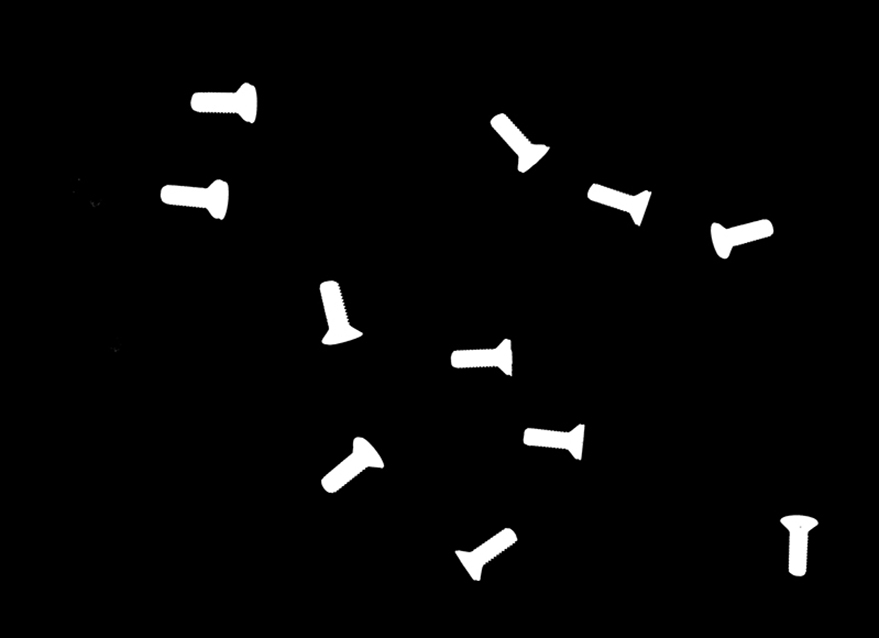
//> input picture 64 Etiquetado de objetos usando las OpenCV/Clase1.jpg, 879 x 638 px
$ ./Aplicacion2Solucion   (built with g++ and OpenCV 4)
//> lines starting //> are read from the running program, lines starting //| are printed output that depends on the picture; after the words box and inside, x2 and y2 are one past the last pixel; in counts of white or black regions, pixels touching at a corner belong together

#include <opencv2/core/core.hpp>
#include <opencv2/highgui/highgui.hpp>
#include "opencv2/imgproc/imgproc.hpp"
#include <opencv2/ml/ml.hpp>
#include <iostream>
#include<vector>


//--Clasificaci髇
#define NCLASE1 18
#define NCLASE2 20
#define NCLASE3 14
#define NENTRE (NCLASE1+NCLASE2+NCLASE3)

using namespace cv;
using namespace std;

static Ptr<ml::TrainData>
//Convertir los datos de una matriz al tipo TrainData
prepare_train_data(const Mat& data, const Mat& responses, int ntrain_samples)
{
	Mat sample_idx = Mat::zeros(1, data.rows, CV_8U);
	Mat train_samples = sample_idx.colRange(0, ntrain_samples);
	train_samples.setTo(Scalar::all(1));

	int nvars = data.cols;
	Mat var_type(nvars + 1, 1, CV_8U);
	var_type.setTo(Scalar::all(ml::VAR_ORDERED));
	var_type.at<uchar>(nvars) = ml::VAR_CATEGORICAL;

	return ml::TrainData::create(data, ml::ROW_SAMPLE, responses,
		noArray(), sample_idx, noArray(), var_type);
}

int main()
{
	Mat imagen, imgTemp, imagen_bin, imagen_color;
	vector<vector<Point> > contours;

	int i = 0, clase, k = 0;
	double perimetro, area, moment;
	char *nombre_clases[3] = { "Tornillo", "Tuerca", "Arandela" };

	// 1) entrenamiento
	char *imagenes[3] = { "Clase1.jpg", "Clase2.jpg", "Clase3.jpg" };

	//Creacion del clasificador de Bayes
	Ptr<ml::NormalBayesClassifier> bayes = ml::NormalBayesClassifier::create();

	// creaci髇 de imatrices para almacenar la imformaci髇
	Mat train_data(NENTRE, 2, CV_32FC1);
	Mat response_data(NENTRE, 1, CV_32FC1);
	Mat test_data(NENTRE, 2, CV_32FC1);
	Mat	test_data_2(1, 2, CV_32FC1);

	cout << "Ejemplos para el entrenamiento" << endl << endl;

	for (clase = 0; clase < 3; ++clase){
		imagen = imread(imagenes[clase]);
//> imagen is the input picture: 638 rows x 879 cols, CV_8UC3; min 0, max 255, mean 6.7
		if (!imagen.data) {
			cout << "Error al cargar la imagen" << endl;
			return 1;
		}
		/*******************************************************************************************************************************************************/
		cvtColor(imagen, imagen, CV_BGR2GRAY);
//> imagen: 638 rows x 879 cols, CV_8UC1
		namedWindow("Ventana1");
		imshow("Ventana1", imagen);
		//Variables para el histograma
		int histSize = 256;
		/// el rango del nivel del gris 0-255
		float range[] = { 0, 256 };
		const float* histRange = { range };

		/// imagen del histograma
		// Dibujar el histograms para A, V y R
		int hist_w = 512;
		int hist_h = 400;
		int bin_w = cvRound((double)hist_w / histSize);

		Mat histImage(hist_h, hist_w, CV_8UC3, Scalar(0, 0, 0));
		//calcular el histograma
		Mat imagen_hist, normalized_hist;
		calcHist(&imagen, 1, 0, Mat(), imagen_hist, 1, &histSize, &histRange, true, false);
//> imagen_hist = 256 values, max 541500 at index 0, min 5 at index 97, mean 2190.6

		/// Normalize the result to [ 0, histImage.rows ]
		normalize(imagen_hist, normalized_hist, 0, histImage.rows, NORM_MINMAX, -1, Mat());
//> normalized_hist = 256 values, max 400 at index 0, min 0 at index 97, mean 1.61

		// Mostrar los valores del histograma de la imagen original
		cout << "Original normalized histogram" << endl;
		for (int h = 0; h < histSize; h++)
		{
			float binVal = cvRound(normalized_hist.at<float>(h));
			cout << " " << binVal;
		}
//> this loop made 256 passes
//> binVal on passes 1 to 3: 400, 2, 0
//|  400 2 0 0 0 0 0 0
//> (output is shown up to pass 8 of 256)
		cout << endl;

		// Min max localization
		Point min_point, max_point;
		double min, max;
		minMaxLoc(normalized_hist, &min, &max, &min_point, &max_point, Mat());
//> min = 0; max = 400; min_point = Point(0, 97); max_point = Point(0, 0)

		// Print min and max value and its localization
		cout << "minimun value: " << min << " at index:" << min_point.y << endl;
//| minimun value: 0 at index:97
		cout << "Maximun value: " << max << " at index:" << max_point.y << endl;
//| Maximun value: 400 at index:0
		cout << "Contraste: " << max_point.y - min_point.y << endl << endl;
//| Contraste: -97

		// Dibujar histograma
		for (int i = 1; i < histSize; i++)
		{
			line(histImage, Point(bin_w*(i - 1), hist_h - cvRound(normalized_hist.at<float>(i - 1))),
				Point(bin_w*(i), hist_h - cvRound(normalized_hist.at<float>(i))),
				Scalar(0, 0, 255), 2, 8, 0);
		}
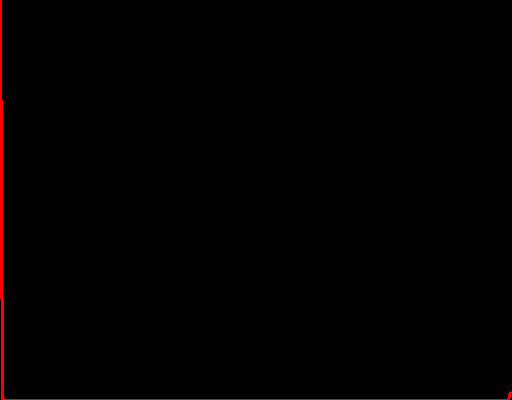
//> histImage: 400 rows x 512 cols, CV_8UC3; mean B, G, R 0, 0, 2
		namedWindow("Imagen modificada");
		imshow("Imagen modificada", histImage);

		threshold(imagen, imagen_bin, 50, 255, CV_THRESH_BINARY_INV);
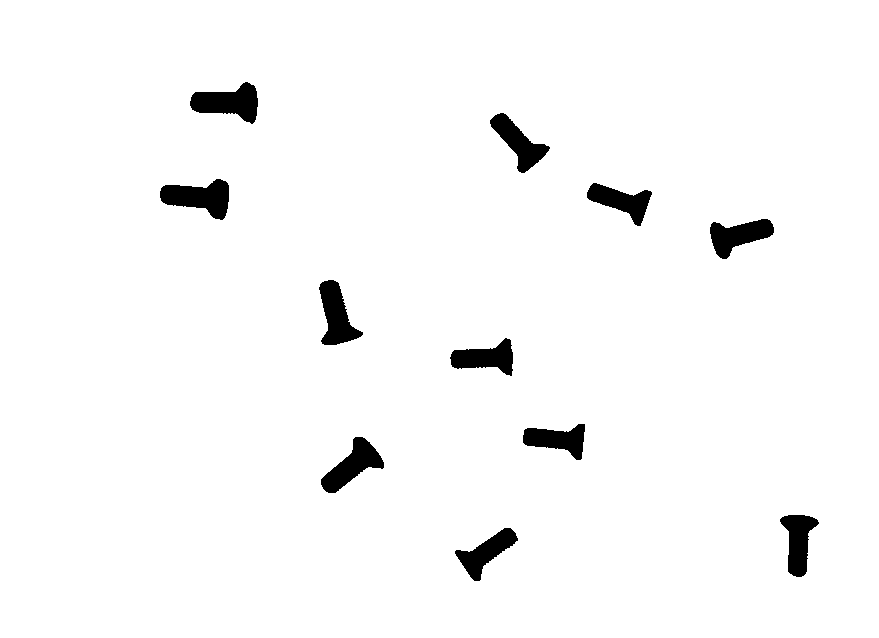
//> imagen_bin: 638 rows x 879 cols, CV_8UC1; 97.2% white; 11 black regions, largest, box (x1, y1, x2, y2) and area: (160, 179, 229, 220) 1680, (190, 82, 258, 124) 1656, (321, 437, 384, 493) 1536
		dilate(imagen_bin, imagen_bin, Mat(), Point(-1, -1), 1);
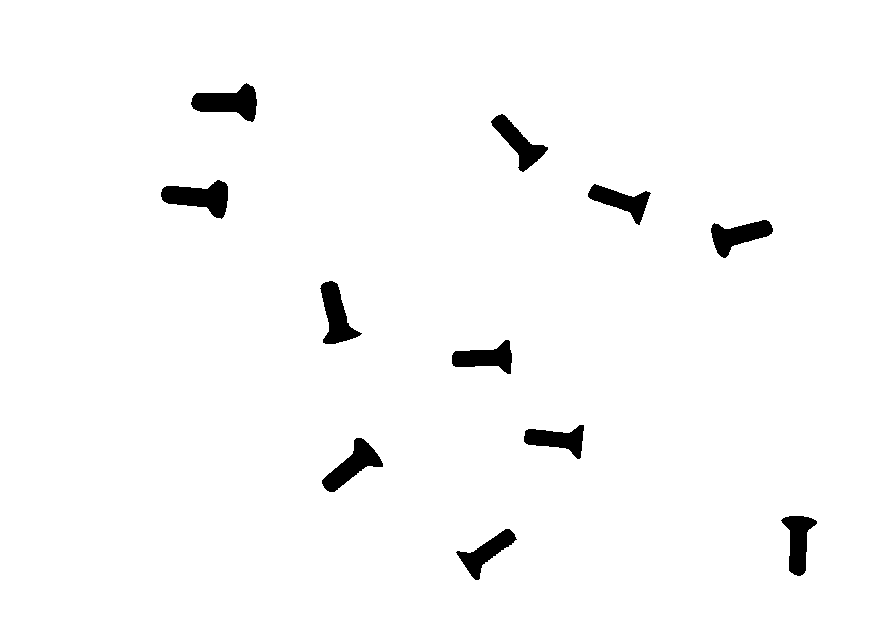
//> imagen_bin: 638 rows x 879 cols, CV_8UC1; 97.6% white; 11 black regions


		namedWindow("Ventana", 1);
		imshow("Ventana", imagen_bin);

		findContours(imagen_bin, contours, CV_RETR_EXTERNAL, CV_CHAIN_APPROX_NONE);
//> contours = 1 contour; box (x1, y1, x2, y2) and area: (0, 0, 879, 638) 559286

		cout << "El numero total de " << nombre_clases[clase] << "s es " << contours.size() << endl;
//| El numero total de Tornillos es 1


		for (size_t idx = 0; idx < contours.size(); idx++){
			area = contourArea(contours[idx], false);
			perimetro = arcLength(contours[idx], 1);
			moment = (perimetro*perimetro) / area;

			train_data.at<float>(k, 0) = perimetro;
			train_data.at<float>(k, 1) = area;
			response_data.at<float>(k) = clase;
			k++;
			cout << k << endl;
			cout << "area: " << area << "  perimetro: " << perimetro << " AAA " << moment << endl;
		}
//> this loop made 1 pass
//> (area, perimetro, moment) on pass 1: (559286, 3030, 16.42)
//| 1
//| area: 559286  perimetro: 3030 AAA 16.4154
//> after the loop, k = 1
		cvWaitKey(0);
	}
//> pass 2 of the loop `for (clase = 0; clase < 3; ++clase)`:
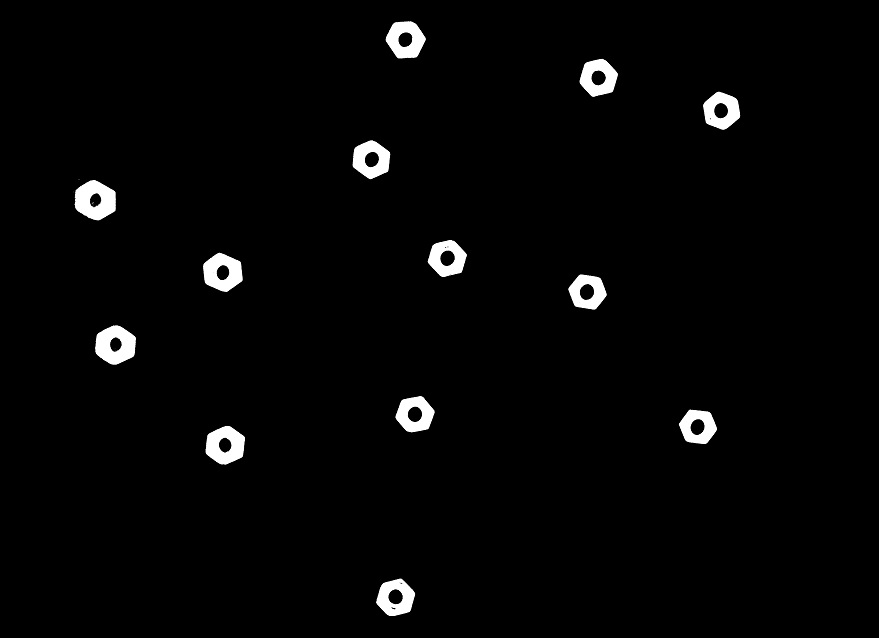
//> input picture 67_Clasificador_Bayes_OpenCV/Bayes Classifier/Clase2.jpg, 879 x 638 px
//> imagen is the input picture: 638 rows x 879 cols, CV_8UC3; min 0, max 255, mean 5.6
//> imagen: 638 rows x 879 cols, CV_8UC1
//> imagen_hist = 256 values, max 543854 at index 0, min 0 at index 140, mean 2190.6
//> normalized_hist = 256 values, max 400 at index 0, min 0 at index 140, mean 1.61
//> the loop `for (int h = 0; h < histSize; h++)` made 256 passes
//> binVal on passes 1 to 3: 400, 1, 1
//> (printed output is left out)
//> min_point = Point(0, 140)
//| minimun value: 0 at index:140
//| Maximun value: 400 at index:0
//| Contraste: -140
//> after the loop `for (int i = 1; i < histSize; i++)`:
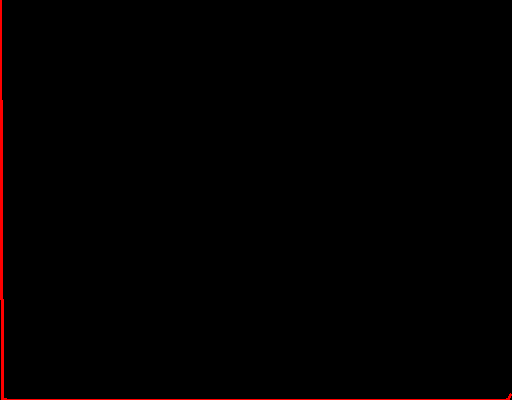
//> histImage: 400 rows x 512 cols, CV_8UC3; mean B, G, R 0, 0, 2
//> `dilate(imagen_bin, imagen_bin, Mat(), Point(-1, -1), 1);`:
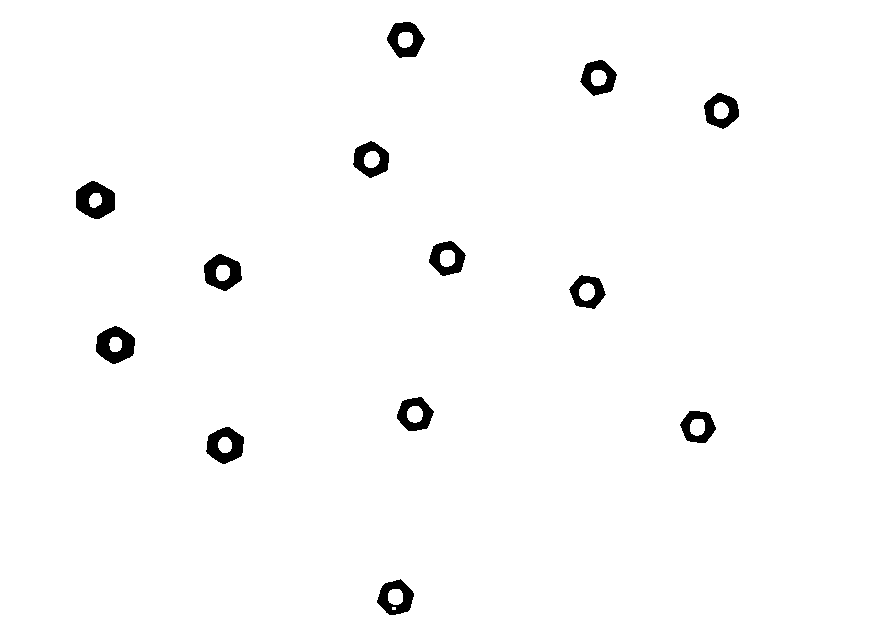
//> imagen_bin: 638 rows x 879 cols, CV_8UC1; 98.2% white; 13 black regions, largest, box (x1, y1, x2, y2) and area: (76, 181, 115, 219) 972, (96, 326, 135, 364) 929, (206, 427, 244, 464) 847
//| El numero total de Tuercas es 1
//> the loop `for (size_t idx = 0; idx < contours.size(); idx++)` made 1 pass
//> (area, perimetro, moment, k) on pass 1: (559286, 3030, 16.42, 2)
//> (printed output is left out)
//> after the loop `for (size_t idx = 0; idx < contours.size(); idx++)`: k = 2
//> (the run ends here: the program exits with an error code, at `return 1;`)
